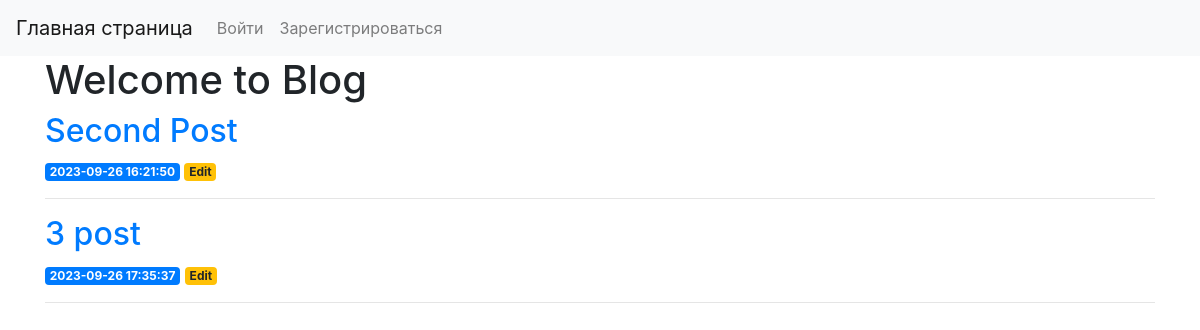
/, run on an earlier commit of the app's database.
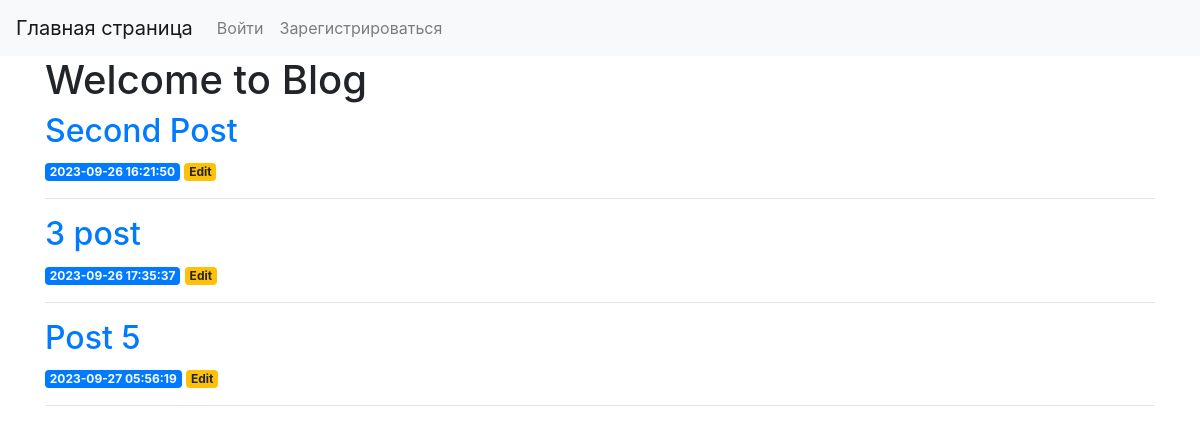
And on a later commit of the database.
### tables this page shows
CREATE TABLE posts (
    id INTEGER PRIMARY KEY AUTOINCREMENT,
    created TIMESTAMP NOT NULL DEFAULT CURRENT_TIMESTAMP,
    title TEXT NOT NULL,
    content TEXT NOT NULL
);

### main_menu.py (the view)
@app.route('/')
def index():
    conn = get_db_connection()
    posts = conn.execute('SELECT * FROM posts').fetchall()
    conn.close()
    return render_template('index.html', posts=posts, cur=current_user)

### main_menu.py (called while the page is built)
def get_db_connection():
    conn = sqlite3.connect('database.db')
    conn.row_factory = sqlite3.Row
    return conn

### templates/index.html
{% extends 'base.html' %}
{% block content %}
    <h1>{% block title %} Welcome to Blog {% endblock %}</h1>
    {% for post in posts %}
        <a href="{{ url_for('post', post_id=post['id']) }}">
            <h2>{{ post['title'] }}</h2>
        </a>
        <span class="badge badge-primary">{{ post['created'] }}</span>
        <a href="{{ url_for('edit', id=post['id']) }}">
            <span class="badge badge-warning">Edit</span>
        </a>
        <hr>
    {% endfor %}
{% endblock %}

### templates/base.html (shortened to what this page needs)
<!doctype html>
<html lang="en">
  <head>
    <link rel="stylesheet" href="https://stackpath.bootstrapcdn.com/bootstrap/4.3.1/css/bootstrap.min.css">
  </head>
  <body>
    <nav class="navbar navbar-expand-md navbar-light bg-light">
        <a class="navbar-brand" href="{{ url_for('index')}}">Главная страница</a>
        <div class="collapse navbar-collapse" id="navbarNav">
            <ul class="navbar-nav">
            {% if not cur.is_authenticated %}
            <li class="nav-item">
                <a class="nav-link" href="{{url_for('login')}}">Войти</a>
            </li>
            {% endif %}
            {% if not cur.is_authenticated %}
            <li class="nav-item">
                <a class="nav-link" href="{{url_for('register')}}">Зарегистрироваться</a>
            </li>
            {% endif %}
            </ul>
        </div>
    </nav>
    <div class="container">
        {% block content %} {% endblock %}
    </div>
  </body>
</html>

What changed in the data, as far as the page shows it:
added posts: title "Post 5", created "2023-09-27 05:56:19"
